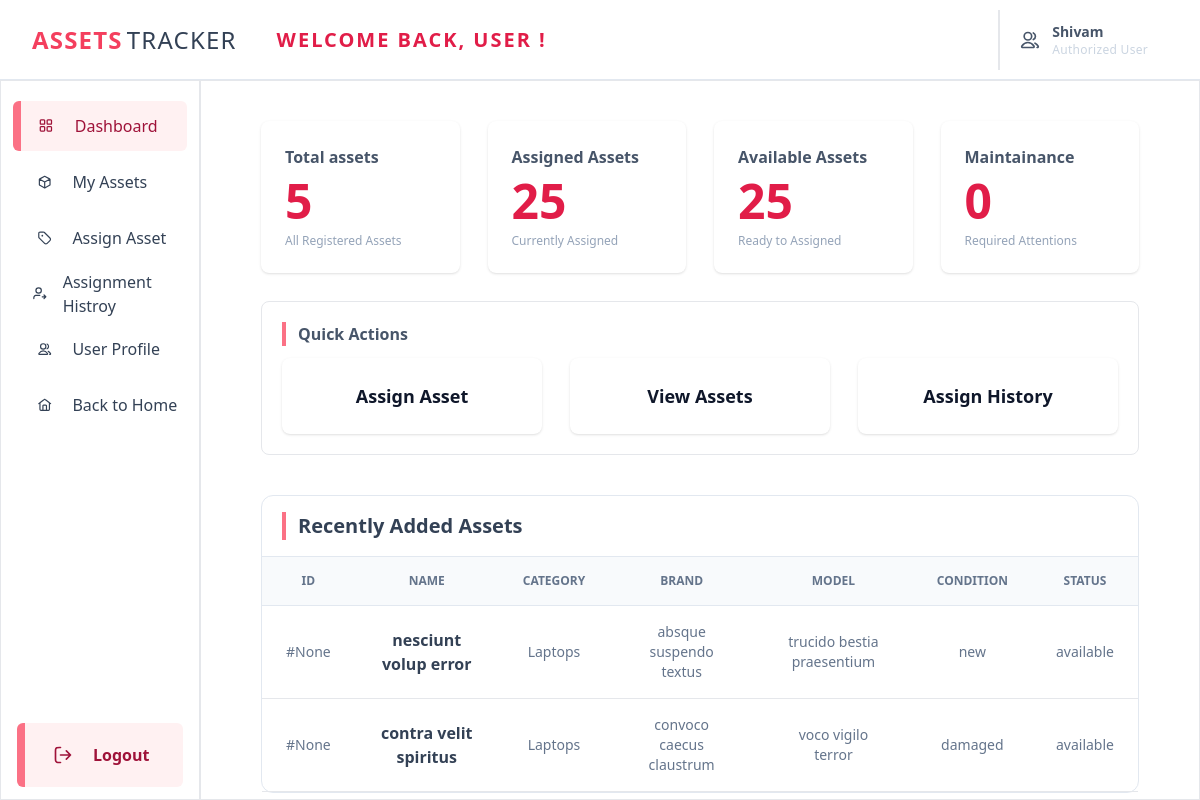
Page /user-dashboard/ on the earlier database version.
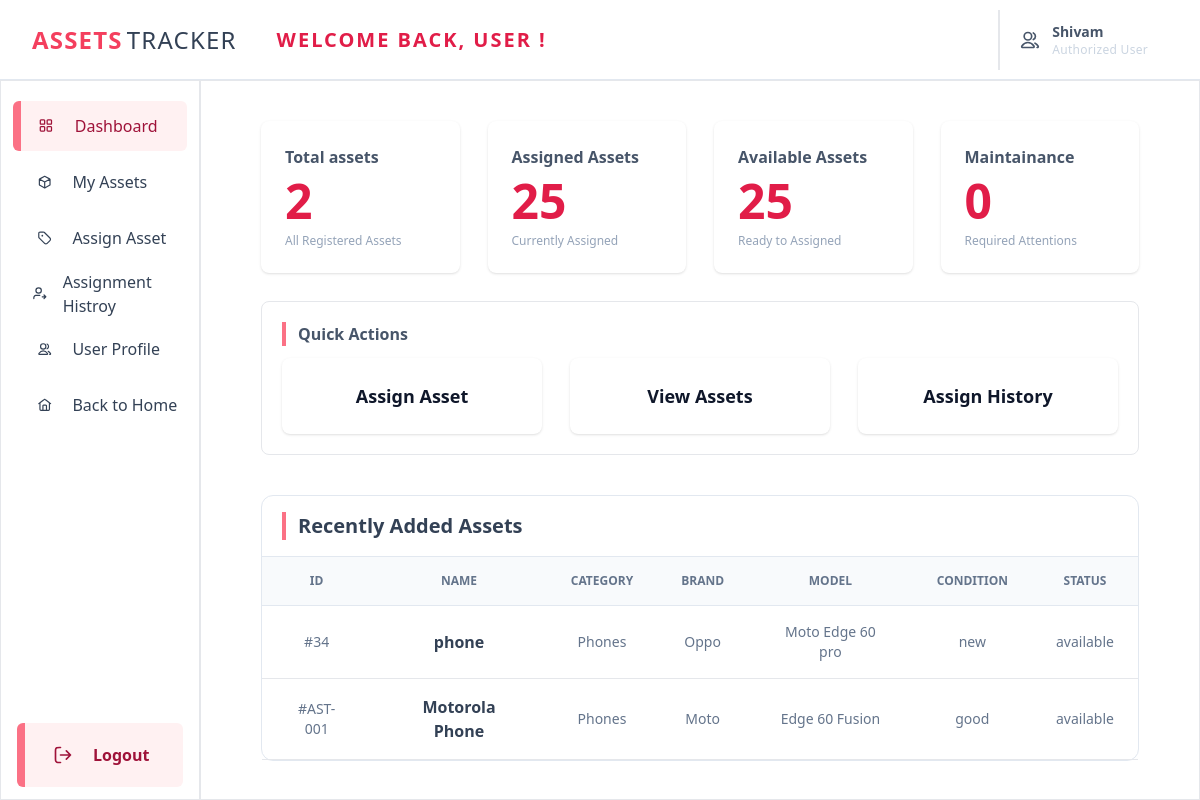
Same page on the later database version.
### manager/models.py (models this page shows, shortened)
class Asset(models.Model):
    assetId = models.CharField(max_length=50, null=True,blank=True)
    asset_name = models.CharField(max_length=200)
    category = models.ForeignKey("manager.Category", on_delete=models.PROTECT)
    brand = models.CharField(max_length=100)
    model = models.CharField(max_length=200)
    serial_number = models.CharField(max_length=50)
    purchase_date = models.DateField()
    purchase_price = models.IntegerField()
    CONDITION_CHOICES = [
        ("new", "New"),
        ("good", "Good"),
        ("fair", "Fair"),
        ("damaged", "Damaged")
    ]
    condition = models.CharField(max_length=40, choices=CONDITION_CHOICES, default="new")
    STATUS = [
        ("available", "Available"),
        ("not_available", "Not Available"),
    ]
    status = models.CharField(max_length=50, choices=STATUS, default="available")
    quantity = models.IntegerField(null=True, blank=True, default=1)
    asset_description = models.TextField(null=True, blank=True, default="N/A")
    image = models.ImageField(upload_to="assets_image/", null=True, blank=True,)

class Category(models.Model):
    category_name = models.CharField(max_length=200)
    description = models.TextField(blank=True, null=True, default="N/A")
    def __str__(self):
        return self.category_name

### user/views.py (the view)
# urls.py: path('user-dashboard/', views.user_dashboard, name='user_dashboard'),
def user_dashboard(req):
    data = {
        "assets" : Asset.objects.all()[:2],
        "total_asset" : Asset.objects.count()
    }
    return render(req, "user-dashboard.html",data)

### user/templates/user-dashboard.html (shortened to what the changed rows need)
<!doctype html>
<html lang="en">
<head>
    <script src="https://cdn.tailwindcss.com"></script>
</head>
<body>
    <div class="w-full flex h-[90vh]">
        <div class="w-10/12 border bg-slate-50/10 p-5">
            <grid class="grid grid-cols-4 gap-7 px-10 mt-5">
                <a class="bg-white p-6 rounded-lg flex flex-col gap-2 shadow" href="">
                    <h3 class="text-slate-600 text-md font-semibold">Total assets</h3>
                    <h2 class="text-5xl font-bold text-rose-600 ">{{total_asset}}</h2>
                    <p class="text-xs font-medium text-slate-400">All Registered Assets</p>
                </a>
                <a class="bg-white p-6 rounded-lg flex flex-col gap-2 shadow" href="">
                    <h2 class="text-5xl font-bold text-rose-600 ">25</h2>
                </a>
                <a class="bg-white p-6 rounded-lg flex flex-col gap-2 shadow" href="">
                    <h2 class="text-5xl font-bold text-rose-600 ">25</h2>
                </a>
                <a class="bg-white p-6 rounded-lg flex flex-col gap-2 shadow" href="">
                    <h2 class="text-5xl font-bold text-rose-600 ">0</h2>
                </a>
            </grid>
            <div class="flex flex-col gap-3 mt-7 p-5 border rounded-lg m-10">
                <h2 class="text-slate-600 font-bold px-3 border-l-4 border-rose-400">Quick Actions</h2>
            </div>
            <div class="px-10">
                <div class="w-full bg-white border border-slate-200 rounded-xl">
                    <div class="p25 py-4 border-b border-slate-200 flex items-center px-5">
                        <h2 class="text-xl font-semibold text-slate-700 font-bold px-3 mx- border-l-4 border-rose-400">Recently Added Assets</h2>
                    </div>
                    <table class="w-full">
                        <thead>
                            <tr class="bg-slate-50 border-b border-slate-200 font-semibold text-xs text-slate-500 uppercase">
                                <th class="px-6 py-4 text-center">ID</th>
                                <th class="px-6 py-4 text-center">Name</th>
                                <th class="px-6 py-4 text-center">Category</th>
                                <th class="px-6 py-4 text-center">Brand</th>
                                <th class="px-6 py-4 text-center">Model</th>
                                <th class="px-6 py-4 text-center">Condition</th>
                                <th class="px-6 py-4 text-center">Status</th>
                            </tr>
                        </thead>
                        <tbody class="">
                            {% for asset in assets %}
                            <tr class="border-b text-center">
                                <td class="px-6 py-4 text-sm font-medium text-slate-500">#{{asset.assetId}}</td>
                                <td class="px-6 py-4">
                                    <p class="text-md font-semibold text-slate-700">{{asset.asset_name}}</p>
                                </td>
                                <td class="px-6 py-4">
                                    <p class="text-sm text-slate-500">{{asset.category}}</p>
                                </td>
                                <td class="px-6 py-4">
                                    <p class="text-sm text-slate-500">{{asset.brand}}</p>
                                </td>
                                <td class="px-6 py-4">
                                    <p class="text-sm text-slate-500">{{asset.model}}</p>
                                </td>
                                <td class="px-6 py-4">
                                    <p class="text-sm text-slate-500">{{asset.condition}}</p>
                                </td>
                                <td class="px-6 py-4">
                                    <p class="text-sm text-slate-500">{{asset.status}}</p>
                                </td>
                            </tr>
                            {% endfor %}
                        </tbody>
                    </table>
                </div>
            </div>
        </div>
        </div>
</body>
</html>

Differences in the rows shown:
removed Asset: assetId "None", asset_name "nesciunt volup error", category "Laptops", brand "absque suspendo textus", model "trucido bestia praesentium", condition "new", status "available"
removed Asset: assetId "None", asset_name "contra velit spiritus", category "Laptops", brand "convoco caecus claustrum", model "voco vigilo terror", condition "damaged", status "available"
now on this page (row unchanged): Asset: assetId "34", asset_name "phone", category "Phones", brand "Oppo", model "Moto Edge 60 pro", condition "new", status "available"
added Asset: assetId "AST-001", asset_name "Motorola Phone", category "Phones", brand "Moto", model "Edge 60 Fusion", condition "good", status "available"
Other differences:
{{ total_asset }}: "5" → "2"
